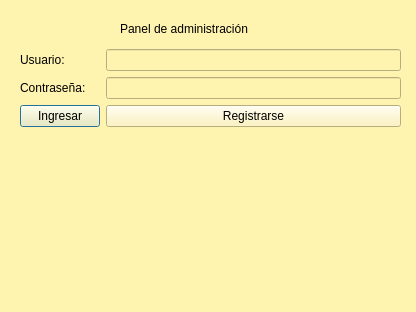
<?xml version="1.0" encoding="UTF-8"?>
<ui version="4.0">
 <class>Dialog_administrador</class>
 <widget class="QDialog" name="Dialog_administrador">
  <property name="geometry">
   <rect>
    <x>0</x>
    <y>0</y>
    <width>416</width>
    <height>312</height>
   </rect>
  </property>
  <property name="windowTitle">
   <string>Iniciar Sesion</string>
  </property>
  <property name="windowIcon">
   <iconset resource="icons.qrc">
    <normaloff>:/img/icons/icon.ico</normaloff>:/img/icons/icon.ico</iconset>
  </property>
  <property name="styleSheet">
   <string notr="true">background-color: rgb(255, 243, 176);</string>
  </property>
  <widget class="QLabel" name="label_2">
   <property name="geometry">
    <rect>
     <x>120</x>
     <y>20</y>
     <width>181</width>
     <height>17</height>
    </rect>
   </property>
   <property name="text">
    <string>Panel de administración</string>
   </property>
  </widget>
  <widget class="QWidget" name="layoutWidget">
   <property name="geometry">
    <rect>
     <x>20</x>
     <y>49</y>
     <width>381</width>
     <height>201</height>
    </rect>
   </property>
   <layout class="QFormLayout" name="formLayout">
    <item row="0" column="0">
     <widget class="QLabel" name="label_3">
      <property name="text">
       <string>Usuario:</string>
      </property>
     </widget>
    </item>
    <item row="0" column="1">
     <widget class="QLineEdit" name="in_user"/>
    </item>
    <item row="1" column="0">
     <widget class="QLabel" name="label_5">
      <property name="text">
       <string>Contraseña:</string>
      </property>
     </widget>
    </item>
    <item row="1" column="1">
     <widget class="QLineEdit" name="in_pass">
      <property name="echoMode">
       <enum>QLineEdit::Password</enum>
      </property>
     </widget>
    </item>
    <item row="2" column="0">
     <widget class="QPushButton" name="btn_ini">
      <property name="text">
       <string>Ingresar</string>
      </property>
     </widget>
    </item>
    <item row="2" column="1">
     <widget class="QPushButton" name="btn_regis">
      <property name="text">
       <string>Registrarse</string>
      </property>
     </widget>
    </item>
   </layout>
  </widget>
 </widget>
 <resources>
  <include location="icons.qrc"/>
 </resources>
 <connections/>
</ui>
